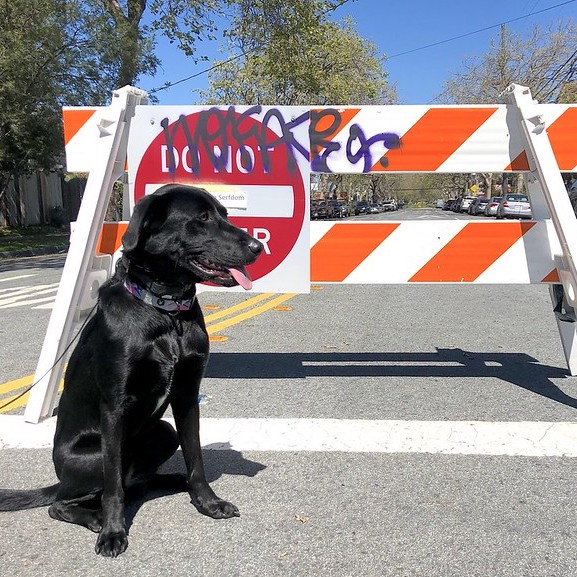
#> input picture demos/segmentation_using_paddlepaddle_model/python/coco.jpg, 577 x 577 px
$ python classification_using_paddlepaddle_model.py --image_input_path coco.jpg
#> lines starting #> are read from the running program, lines starting #| are printed output that depends on the picture
import os, os.path
import sys
import json
import urllib.request
import cv2
import numpy as np
import argparse

from ovmsclient import make_grpc_client


def image_preprocess_mobilenetv3(img_path):
#> called with img_path = 'coco.jpg'
    img = cv2.imread(img_path)
#> img is the input picture: shape (577, 577, 3); mean B, G, R 140.8, 139.3, 147.1
    img = cv2.resize(img, (224,224))
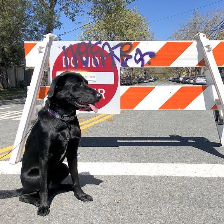
#> img: shape (224, 224, 3); mean B, G, R 140.7, 139.3, 147
    img = np.transpose(img, [2,0,1]) / 255
    img = np.expand_dims(img, 0)
    img_mean = np.array([0.485, 0.456,0.406]).reshape((3,1,1))
    img_std = np.array([0.229, 0.224, 0.225]).reshape((3,1,1))
    img -= img_mean
    img /= img_std
    return img.astype(np.float32)


def top_k(result, topk=5):
    imagenet_classes = json.loads(open("utils/imagenet_class_index.json").read())
    indices = np.argsort(-result[0])
    for i in range(topk):
        print(f"probability: {result[0][indices[i]]:.2f} => {imagenet_classes[str(indices[i])][1]}")


def build_parser():
    parser = argparse.ArgumentParser(description='Client for OCR pipeline')
    parser.add_argument('--grpc_address', required=False, default='localhost',  help='Specify url to grpc service. default:localhost')
    parser.add_argument('--grpc_port', required=False, default=9000, help='Specify port to grpc service. default: 9000')
    parser.add_argument('--image_input_path', required=True, help='Image input path')
    return parser


if __name__ == "__main__":
    args = build_parser().parse_args()

    modelname = 'mobilenet'
    filename = "coco.jpg"
    test_image = image_preprocess_mobilenetv3(filename)

#> (the run stopped early here; a loop or call above may not have finished)

$ run again, with demos/segmentation_using_paddlepaddle_model/python/road2.jpg copied over demos/segmentation_using_paddlepaddle_model/python/coco.jpg
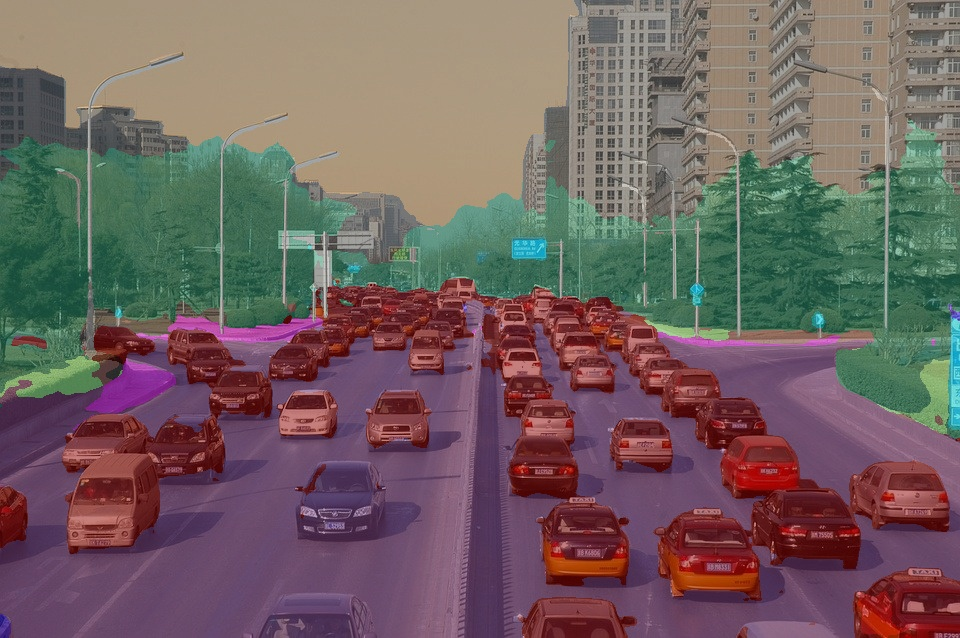
#> input picture demos/segmentation_using_paddlepaddle_model/python/road2.jpg, 960 x 638 px
#> in image_preprocess_mobilenetv3, img is the input picture: shape (638, 960, 3); mean B, G, R 96.4, 96.4, 113
#> in image_preprocess_mobilenetv3, `img = cv2.resize(img, (224,224))`:
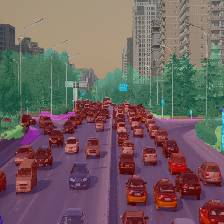
#> img: shape (224, 224, 3); mean B, G, R 96.3, 96.4, 112.9
